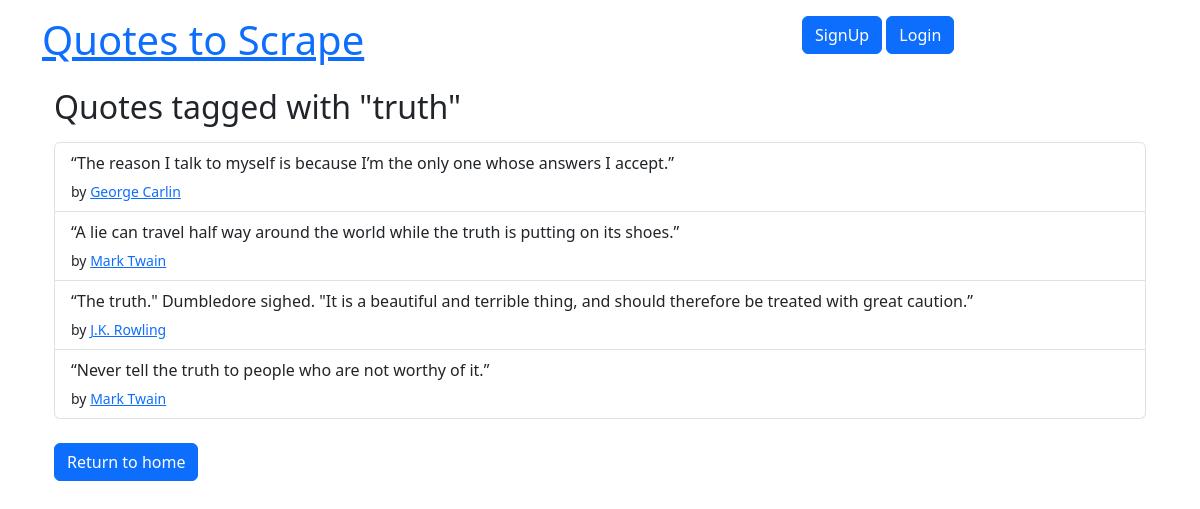
Page /tag/truth on the committed database.
### quotes/models.py (models this page shows, shortened)
class Tag(models.Model):
    name = models.CharField(max_length=150, null=False, unique=True)

class Quote(models.Model):
    quote = models.TextField()
    tags = models.ManyToManyField(Tag)
    author = models.ForeignKey(Author, on_delete=models.CASCADE, default=None, null=True)
    create_at = models.DateTimeField(auto_now_add=True)

class Author(models.Model):
    fullname = models.CharField(max_length=50)
    born_date = models.CharField(max_length=50)
    born_location = models.CharField(max_length=150)
    description = models.TextField()
    create_at = models.DateTimeField(auto_now_add=True)

### quotes/views.py (the view)
# urls.py: path('tag/<str:tag_name>', views.quotes_by_tag, name='quotes_by_tag'),
def quotes_by_tag(request, tag_name):
    quotes = Quote.objects.filter(tags__name=tag_name)
    return render(request, 'quotes/quotes_by_tag.html', {'quotes': quotes, 'tag_name': tag_name})

### quotes/templates/quotes/quotes_by_tag.html
{% extends 'quotes/base.html' %}
{% block body %}
<div class="container mt-3">
    <h2>Quotes tagged with "{{ tag_name }}"</h2>
    <ul class="list-group mt-3">
        {% for quote in quotes %}
        <li class="list-group-item">
            <p class="mb-1">{{ quote.quote }}</p>
            <small>by
                <a href="{% url 'quotes:author_detail' author_id=quote.author.id %}">{{ quote.author.fullname }}</a>
            </small>
        </li>
        {% empty %}
        <li class="list-group-item text-muted">No quotes found for this tag.</li>
        {% endfor %}
    </ul>
    <div class="mt-4">
        <a href="{% url 'quotes:home' %}" class="btn btn-primary">Return to home</a>
    </div>
</div>
{% endblock %}

### rows in the picture
Tag: name "truth"
Quote: quote "“The reason I talk to myself is because I’m the only one whose answers I accept.”", author.fullname "George Carlin"
Quote: quote "“A lie can travel half way around the world while the truth is putting on its shoes.”", author.fullname "Mark Twain"
Quote: quote "“The truth.\" Dumbledore sighed. \"It is a beautiful and terrible thing, and should therefore be treated with great caution.”", author.fullname "J.K. Rowling"
Quote: quote "“Never tell the truth to people who are not worthy of it.”", author.fullname "Mark Twain"
